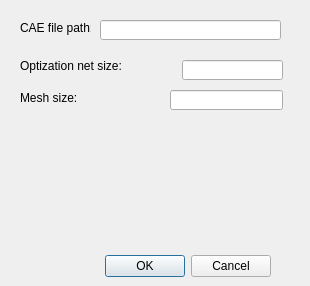
<?xml version="1.0" encoding="UTF-8"?>
<ui version="4.0">
 <class>ConfigurationWindow</class>
 <widget class="QDialog" name="ConfigurationWindow">
  <property name="geometry">
   <rect>
    <x>0</x>
    <y>0</y>
    <width>310</width>
    <height>286</height>
   </rect>
  </property>
  <property name="windowTitle">
   <string>Dialog</string>
  </property>
  <widget class="QDialogButtonBox" name="buttonBox">
   <property name="geometry">
    <rect>
     <x>80</x>
     <y>250</y>
     <width>191</width>
     <height>32</height>
    </rect>
   </property>
   <property name="orientation">
    <enum>Qt::Horizontal</enum>
   </property>
   <property name="standardButtons">
    <set>QDialogButtonBox::Cancel|QDialogButtonBox::Ok</set>
   </property>
  </widget>
  <widget class="QLabel" name="label">
   <property name="geometry">
    <rect>
     <x>20</x>
     <y>20</y>
     <width>71</width>
     <height>16</height>
    </rect>
   </property>
   <property name="text">
    <string>CAE file path:</string>
   </property>
  </widget>
  <widget class="QLineEdit" name="lineEdit">
   <property name="geometry">
    <rect>
     <x>100</x>
     <y>20</y>
     <width>181</width>
     <height>20</height>
    </rect>
   </property>
  </widget>
  <widget class="QLabel" name="label_2">
   <property name="geometry">
    <rect>
     <x>20</x>
     <y>50</y>
     <width>131</width>
     <height>31</height>
    </rect>
   </property>
   <property name="text">
    <string>Optization net size:</string>
   </property>
   <property name="wordWrap">
    <bool>true</bool>
   </property>
  </widget>
  <widget class="QLineEdit" name="lineEdit_2">
   <property name="geometry">
    <rect>
     <x>182</x>
     <y>60</y>
     <width>101</width>
     <height>20</height>
    </rect>
   </property>
  </widget>
  <widget class="QLabel" name="label_3">
   <property name="geometry">
    <rect>
     <x>20</x>
     <y>90</y>
     <width>71</width>
     <height>16</height>
    </rect>
   </property>
   <property name="text">
    <string>Mesh size:</string>
   </property>
  </widget>
  <widget class="QLineEdit" name="lineEdit_3">
   <property name="geometry">
    <rect>
     <x>170</x>
     <y>90</y>
     <width>113</width>
     <height>20</height>
    </rect>
   </property>
  </widget>
 </widget>
 <resources/>
 <connections>
  <connection>
   <sender>buttonBox</sender>
   <signal>accepted()</signal>
   <receiver>ConfigurationWindow</receiver>
   <slot>accept()</slot>
   <hints>
    <hint type="sourcelabel">
     <x>248</x>
     <y>254</y>
    </hint>
    <hint type="destinationlabel">
     <x>157</x>
     <y>274</y>
    </hint>
   </hints>
  </connection>
  <connection>
   <sender>buttonBox</sender>
   <signal>rejected()</signal>
   <receiver>ConfigurationWindow</receiver>
   <slot>reject()</slot>
   <hints>
    <hint type="sourcelabel">
     <x>316</x>
     <y>260</y>
    </hint>
    <hint type="destinationlabel">
     <x>286</x>
     <y>274</y>
    </hint>
   </hints>
  </connection>
 </connections>
</ui>
